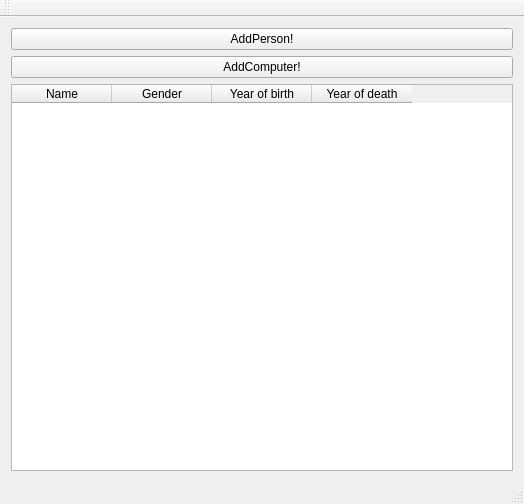
<?xml version="1.0" encoding="UTF-8"?>
<ui version="4.0">
 <class>MainWindow</class>
 <widget class="QMainWindow" name="MainWindow">
  <property name="geometry">
   <rect>
    <x>0</x>
    <y>0</y>
    <width>524</width>
    <height>504</height>
   </rect>
  </property>
  <property name="windowTitle">
   <string>MainWindow</string>
  </property>
  <widget class="QWidget" name="centralWidget">
   <layout class="QVBoxLayout" name="verticalLayout">
    <item>
     <widget class="QPushButton" name="buttonAddPerson">
      <property name="enabled">
       <bool>true</bool>
      </property>
      <property name="text">
       <string>AddPerson!</string>
      </property>
     </widget>
    </item>
    <item>
     <widget class="QPushButton" name="buttonAddComputer">
      <property name="enabled">
       <bool>true</bool>
      </property>
      <property name="text">
       <string>AddComputer!</string>
      </property>
     </widget>
    </item>
    <item>
     <widget class="QTableWidget" name="tablePersons">
      <property name="sortingEnabled">
       <bool>true</bool>
      </property>
      <column>
       <property name="text">
        <string>Name</string>
       </property>
      </column>
      <column>
       <property name="text">
        <string>Gender</string>
       </property>
      </column>
      <column>
       <property name="text">
        <string>Year of birth</string>
       </property>
      </column>
      <column>
       <property name="text">
        <string>Year of death</string>
       </property>
      </column>
     </widget>
    </item>
   </layout>
  </widget>
  <widget class="QToolBar" name="mainToolBar">
   <attribute name="toolBarArea">
    <enum>TopToolBarArea</enum>
   </attribute>
   <attribute name="toolBarBreak">
    <bool>false</bool>
   </attribute>
  </widget>
  <widget class="QStatusBar" name="statusBar"/>
 </widget>
 <layoutdefault spacing="6" margin="11"/>
 <resources/>
 <connections/>
</ui>
